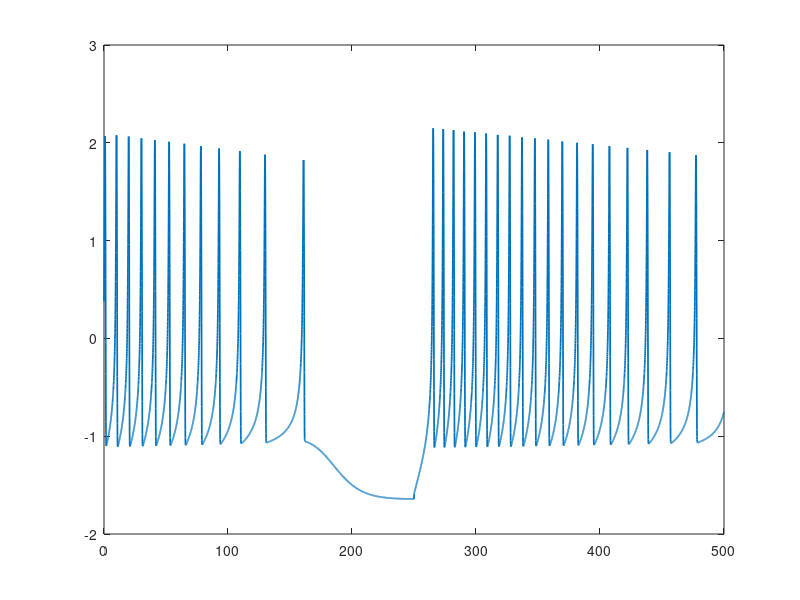

Write MATLAB code to recreate this figure.
%%%%%%%%%%%%%%%%%%%%%%%%%%%%%%%%%%%%%%%%%%%%%%%%%%%%%%%%
%------------------------------------------------------%
%
% Machine Perception and Cognitive Robotics Laboratory
%
%     Center for Complex Systems and Brain Sciences
%
%              Florida Atlantic University
%
%------------------------------------------------------%
%%%%%%%%%%%%%%%%%%%%%%%%%%%%%%%%%%%%%%%%%%%%%%%%%%%%%%%%
%------------------------------------------------------%
%William Hahn & Elan Barenholtz
%******************************************************%
%Numerical Ordinary Differential Equation Solver
%03/02/05
%Revised 4/1/13
%3D Chaotic Neuron
%********************************************************************%
function[]=MPCR_HR_Neuron()

clc
clear all
close all
tic

N=1;       %number of agents

t0=0;      %start time
tf=500;     %end time

numpts=10000;  %number of time steps even

h=(tf-t0)/(numpts-1); %define step size

t=t0:h:tf; %build time vector

% x=zeros(N,numpts); %allocate memory
% y=zeros(N,numpts);
% z=zeros(N,numpts);
%
% x=-1.7090+zeros(N,numpts); %allocate memory
% y=-13.5988+zeros(N,numpts);
% z=0.1543+zeros(N,numpts);

index=1;

x(:,index)=(rand(1,N)-rand(1,N))'; %initial conditions
y(:,index)=(rand(1,N)-rand(1,N))';
z(:,index)=(rand(1,N)-rand(1,N))';


% I=[zeros(1,numpts/2),zeros(1,numpts/2)];
I=[zeros(1,numpts/2),ones(1,numpts/2)];
% I=[zeros(1,numpts/4),2.*ones(1,numpts/4),2.*ones(1,numpts/4),2.*ones(1,numpts/4)];
% I=ones(1,numpts);

% plot(I)
%pause


%********************************************************************%
%Euler's method and Second Order Runge-Kutta
%********************************************************************%
for index=1:numpts-1
    
    
    x(:,index+1)=x(:,index)+h*dx_dt(x(:,index),y(:,index),z(:,index),I(index));
    y(:,index+1)=y(:,index)+h*dy_dt(x(:,index),y(:,index),z(:,index));
    z(:,index+1)=z(:,index)+h*dz_dt(x(:,index),y(:,index),z(:,index));
    
    index=index+1;
    
end

%********************************************************************%
%Plot
%********************************************************************%
%
%

plot(t,x,'LineWidth',1.25);


%  figure(1)
%  subplot(141)
%  plot(t,x,'LineWidth',1.25);
%
%
%  subplot(142)
%  plot(x,y,'LineWidth',1.25)
%
%  subplot(143)
%  plot(y,z,'LineWidth',1.25)
%
%  subplot(144)
%  plot(z,x,'LineWidth',1.25)

% scatter3(x,y,z)

toc

%********************************************************************%
%Functions to solve
%********************************************************************%
function[slope]=dx_dt(x,y,z,I)

%I -10 to 10

a=3;

slope=a*x.^2-x.^3+y-z+I;


function[slope]=dy_dt(x,y,z)

b=5;

slope=1-b*x.^2-y;


function[slope]=dz_dt(x,y,z)

r=0.001;
s=4;
xr=-8/5;


slope=r*(s*(x-xr)-z);







